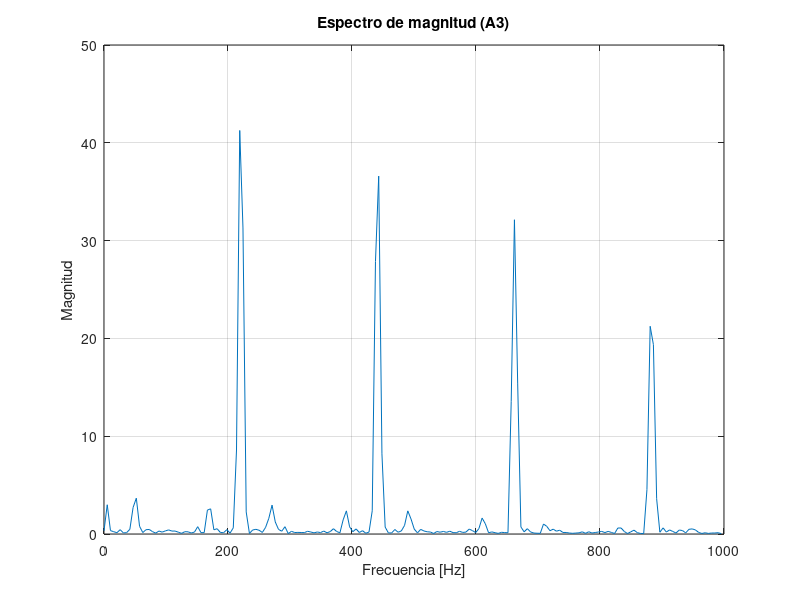

Recreate this plot in MATLAB.
fftMagnitudes = [
  0.33094764, 2.98988867, 0.34931990, 0.23407784, 0.13283910, 0.44233775, 0.11232153, 0.14001826
  0.48094279, 2.71105242, 3.66430259, 0.78876573, 0.14856015, 0.43961313, 0.46631336, 0.24427338
  0.08712423, 0.30552387, 0.19101368, 0.31953016, 0.41925925, 0.29939362, 0.30262768, 0.18518211
  0.06716841, 0.23450735, 0.22259848, 0.10379010, 0.19879757, 0.74986816, 0.14192980, 0.14051132
  2.44881344, 2.57312727, 0.43115824, 0.53969038, 0.15773849, 0.13268377, 0.44464275, 0.08875164
  0.62577271, 8.58966923, 41.26121140, 31.29233550, 2.25670218, 0.05640959, 0.40935192, 0.47936416
  0.38267079, 0.15873709, 0.67997366, 1.60411096, 2.95457888, 1.23115301, 0.47111228, 0.28531781
  0.74845976, 0.04007250, 0.27331880, 0.15090629, 0.16492568, 0.15330467, 0.14293782, 0.27785370
  0.20175904, 0.11847563, 0.20661755, 0.14424096, 0.30172268, 0.12299579, 0.24620840, 0.54026139
  0.25423202, 0.12286016, 1.44796276, 2.36586761, 0.73143894, 0.23392306, 0.52003944, 0.15473098
  0.33844349, 0.07867361, 0.19898932, 2.37564349, 27.86034200, 36.59419250, 8.19760132, 0.70678335
  0.10951508, 0.10843893, 0.46179455, 0.17987534, 0.31159225, 0.87943524, 2.36541486, 1.53558147
  0.50019187, 0.11488634, 0.47494039, 0.30902478, 0.22828476, 0.20095134, 0.05278657, 0.25312933
  0.18264408, 0.26202720, 0.17005196, 0.28703848, 0.14195231, 0.12860505, 0.27630237, 0.16194412
  0.19540286, 0.50404870, 0.34766537, 0.14925589, 0.54667449, 1.63001609, 1.04078043, 0.12538752
  0.21166074, 0.13477354, 0.06255254, 0.17296466, 0.14563224, 0.12518433, 13.53219800, 32.13150410
  15.43170830, 0.72214884, 0.22438446, 0.54207057, 0.20884594, 0.09759685, 0.07850415, 0.07142939
  1.02243006, 0.78404242, 0.33519322, 0.49491697, 0.28794435, 0.39078367, 0.15843685, 0.15594468
  0.09928562, 0.07154851, 0.09748673, 0.12053966, 0.22109468, 0.06931027, 0.22821692, 0.09908372
  0.15371700, 0.20207113, 0.26712376, 0.14287426, 0.26756409, 0.15915541, 0.05580284, 0.61206102
  0.61376774, 0.25439444, 0.04773422, 0.22143453, 0.39236236, 0.14368184, 0.05656645, 0.05033061
  4.53831291, 21.23903660, 19.36624720, 3.60742903, 0.18048155, 0.62687647, 0.19805388, 0.41566694
  0.26128826, 0.10062590, 0.40756130, 0.35077217, 0.11642055, 0.48001611, 0.52207696, 0.41887942
  0.16038033, 0.05413847, 0.12748735, 0.06115761, 0.10043763, 0.10260899, 0.13408199, 0.03843070
  0.01820322, 0.17930515, 0.13430873, 0.12067542, 0.10497503, 0.10752357, 0.20359136, 0.11892785
  0.20537205, 0.25414822, 0.15620288, 0.33363259, 0.08426786, 0.10744709, 0.29748443, 0.18452221
  0.19612357, 0.17003945, 0.76833057, 10.26399230, 17.25200080, 6.85323000, 1.01353812, 0.53228199
  0.42119330, 0.30920252, 0.47779635, 0.24756876, 0.24864474, 0.23110551, 0.15931028, 0.38721016
  0.32845786, 0.20337978, 0.31134608, 0.18504624, 0.09584025, 0.06672542, 0.13069180, 0.14022440
  0.11598007, 0.01787583, 0.16146985, 0.15494508, 0.19339307, 0.12465107, 0.10968369, 0.07863355
  0.04813435, 0.11972871, 0.20214109, 0.09890427, 0.28381577, 0.26852262, 0.36317632, 0.24567390
  0.08538034, 0.17548595, 0.11516199, 0.01841178, 0.23296823, 3.06840444, 11.00848100, 8.74634171
  2.74734998, 0.59820068, 0.50627243, 0.23865443, 0.43121183, 0.07894573, 0.33299184, 0.72263157
  0.39660251, 0.38804430, 0.22724462, 0.14319223, 0.17333078, 0.07445432, 0.07033908, 0.15715884
  0.07277008, 0.06955340, 0.08296103, 0.15420263, 0.06256609, 0.21005654, 0.25673324, 0.16647402
  0.16815606, 0.16234045, 0.16599578, 0.11739352, 0.20254719, 0.16362481, 0.31104454, 0.25801501
  0.33282015, 0.37929279, 0.19065256, 0.18982045, 0.03864144, 0.19337095, 0.08936002, 0.20127489
  4.85845566, 7.40612745, 3.79211903, 1.22276306, 0.72994655, 0.14068501, 0.25309268, 0.07493500
  0.09973322, 0.33089280, 0.25411242, 0.35641906, 0.44228452, 0.30316740, 0.17433766, 0.17670834
  0.10925835, 0.13217382, 0.13539116, 0.21446417, 0.22699955, 0.23241955, 0.10358529, 0.02257160
  0.27459520, 0.21347606, 0.08256512, 0.05083236, 0.09561843, 0.21245924, 0.17460617, 0.13810223
  0.30104709, 0.40160230, 0.14983904, 0.23686445, 0.13265334, 0.18382070, 0.12998989, 0.20362462
  0.13306341, 0.26876754, 1.24589503, 4.18970871, 3.93615222, 2.00757098, 1.04656863, 0.69559604
  0.09268612, 0.10866546, 0.08748452, 0.18590155, 0.09828201, 0.18698752, 0.50831884, 0.40240857
  0.25232539, 0.40611365, 0.23177198, 0.05810111, 0.02984086, 0.09099722, 0.09042624, 0.09797727
  0.12983546, 0.16141012, 0.14577733, 0.05366742, 0.06728254, 0.04410781, 0.17532879, 0.10123467
  0.12713441, 0.07433394, 0.06298060, 0.30899668, 0.33577517, 0.30162597, 0.24796575, 0.10057506
  0.23677915, 0.20446275, 0.08721970, 0.16021353, 0.55952376, 1.60613990, 2.71056914, 2.54438305
  0.84823316, 1.36965358, 0.15469433, 0.73093599, 0.09542064, 0.06585678, 0.11107447, 0.02134242
  0.05394107, 0.16845889, 0.04336029, 0.13600022, 0.20055522, 0.07751332, 0.12166180, 0.13968314
  0.03967668, 0.03779401, 0.08491119, 0.13186106, 0.06948109, 0.11073422, 0.01986488, 0.03363138
  0.02985668, 0.08567718, 0.04075546, 0.02766597, 0.11105296, 0.18254070, 0.37162420, 0.22784491
  0.06659985, 0.21154973, 0.20059067, 0.05108578, 0.15917313, 0.12741595, 0.30190274, 1.43749952
  1.83669603, 2.04715586, 0.52140820, 1.68405795, 0.17313954, 1.19824994, 0.25215897, 0.18118393
  0.05746729, 0.19476506, 0.24285573, 0.17197803, 0.23287384, 0.15338898, 0.39226592, 0.16201258
  0.08710505, 0.06467582, 0.16315663, 0.18454838, 0.05945216, 0.20888610, 0.13272281, 0.13958153
  0.10980439, 0.03090442, 0.08703871, 0.11013524, 0.10639202, 0.09250153, 0.11654893, 0.10603423
  0.14503150, 0.15354811, 0.08571757, 0.08392191, 0.13818976, 0.24931492, 0.12170718, 0.08291150
  0.14241126, 0.81262291, 1.40570426, 1.35882592, 0.28017104, 1.58464336, 0.77478582, 1.26346159
  0.70206636, 0.16410854, 0.20413423, 0.21329881, 0.38087028, 0.20980334, 0.04581520, 0.11726249
  0.26124108, 0.14559706, 0.06931553, 0.11056272, 0.15211543, 0.09212685, 0.02163152, 0.06209544
  0.11969684, 0.12611559, 0.07068792, 0.00956746, 0.10876702, 0.15569480, 0.08739755, 0.13522680
  0.25190958, 0.14237192, 0.04506567, 0.23634770, 0.25277367, 0.19406086, 0.14713131, 0.05029802
  0.14003491, 0.09479755, 0.04506457, 0.33082217, 0.99947894, 0.93749708, 0.11559864, 1.03595030
  0.90498048, 1.23304749, 1.23929870, 0.29263383, 0.54419732, 0.23283373, 0.43871817, 0.42129090
  0.16353579, 0.08889680, 0.04434285, 0.27588847, 0.14364552, 0.05710722, 0.05126624, 0.08147506
  0.09697535, 0.07093440, 0.17542075, 0.07036971, 0.11151127, 0.09909783, 0.06638746, 0.10140681
  0.10532846, 0.06345592, 0.04939499, 0.10298081, 0.06752260, 0.05710787, 0.06577192, 0.16899502
  0.15462971, 0.13647990, 0.12883371, 0.08437377, 0.19585541, 0.12242530, 0.46616137, 0.84703147
  0.17577840, 0.35922173, 0.53978902, 0.60001332, 1.33668482, 0.13767822, 0.56913727, 0.28859523
  0.50908655, 0.51289922, 0.90045416, 0.62261170, 0.38501039, 0.39397803, 0.22404711, 0.10910831
  0.08208887, 0.13622184, 0.07943118, 0.15722784, 0.03503495, 0.10702485, 0.14060275, 0.09540674
  0.18379618, 0.10619573, 0.03100628, 0.08338562, 0.08879852, 0.03487305, 0.15725276, 0.14739056
  0.14618368, 0.04419989, 0.19066612, 0.12876540, 0.07770494, 0.11732755, 0.12834535, 0.18482055
  0.34186605, 0.39704949, 0.38204876, 0.06889915, 0.32618710, 0.36248910, 1.17465532, 0.35650355
  0.38903847, 0.59371680, 0.40114880, 0.80300206, 1.42887855, 1.44006896, 0.64674383, 0.88017082
  0.74950010, 0.37895101, 0.08556375, 0.24233724, 0.20618889, 0.13848047, 0.14291304, 0.02400488
  0.11180265, 0.06874720, 0.18124931, 0.18425459, 0.05054404, 0.04335624, 0.08683708, 0.01924085
  0.03355296, 0.02880430, 0.04085783, 0.18444276, 0.26907816, 0.17282812, 0.09351635, 0.04285330
  0.16337627, 0.07902507, 0.12802543, 0.16313151, 0.39845529, 0.43241402, 0.21543880, 0.41426793
  0.94460231, 0.49894935, 0.27338117, 0.63194281, 0.44505501, 0.87334979, 1.26442802, 1.98455751
  0.92680573, 1.45243406, 1.08588767, 0.32989639, 0.15695874, 0.16987751, 0.08475373, 0.07010933
  0.04758050, 0.13190860, 0.00307393, 0.07684140, 0.06097879, 0.12887652, 0.06418670, 0.12611647
  0.26443684, 0.10129802, 0.17644410, 0.12352566, 0.12052235, 0.06717972, 0.09449989, 0.06015509
  0.01167832, 0.09196050, 0.04205852, 0.05956644, 0.15569317, 0.22701365, 0.20416084, 0.36859700
  0.29157001, 0.24865250, 0.58210367, 0.42910492, 0.08494502, 0.23608688, 0.24952304, 0.73370039
  1.16924620, 2.54103065, 1.51344836, 1.46054673, 1.58906984, 0.57657850, 0.14209217, 0.15359946
  0.06894937, 0.18414201, 0.04955686, 0.15834190, 0.08274534, 0.21422690, 0.13334081, 0.03066407
  0.09703891, 0.19866794, 0.22622703, 0.10869157, 0.06668771, 0.12750614, 0.04236207, 0.11689150
  0.06513833, 0.07110908, 0.02340369, 0.19373292, 0.25501818, 0.19179794, 0.15534693, 0.14562184
  0.17326166, 0.22079504, 0.28068578, 0.26135796, 0.31376857, 0.18806218, 0.01452310, 0.22656316
  0.10243256, 0.64787108, 0.76433140, 1.76969087, 1.52638435, 1.45762622, 1.87759364, 0.73180974
  0.23503359, 0.07584765, 0.14410025, 0.19351046, 0.20013948, 0.23633395, 0.31111002, 0.09506869
  0.26026535, 0.20079702, 0.06407385, 0.07244966, 0.05027755, 0.06541534, 0.03212726, 0.09008127
  0.05876489, 0.05043686, 0.11310314, 0.16039181, 0.15128076, 0.22427701, 0.15305689, 0.08752040
  0.10881326, 0.09261097, 0.20507225, 0.24313417, 0.36506066, 0.24354635, 0.11529863, 0.16643047
  0.16771924, 0.13812174, 0.12927481, 0.36499089, 0.56602389, 1.25134206, 1.51516378, 0.72380590
  1.26547217, 0.85250235, 0.32812986, 0.06935642, 0.08977578, 0.19593388, 0.17966360, 0.09567399
  0.03508357, 0.06401458, 0.18375686, 0.17635104, 0.17152756, 0.29076242, 0.24964549, 0.18027413
  0.10384165, 0.13785890, 0.08963221, 0.08303286, 0.03759856, 0.06163679, 0.13002168, 0.15319881
  0.04717435, 0.13518155, 0.06045191, 0.17224097, 0.12949345, 0.18143955, 0.27029240, 0.23814127
  0.13747339, 0.22370513, 0.15233469, 0.18061811, 0.21395156, 0.11284900, 0.13008030, 0.56337661
  0.88325798, 0.40648288, 0.96688682, 0.91060454, 0.32478720, 0.09702343, 0.05088388, 0.10213541
  0.36598513, 0.25990883, 0.16214074, 0.09214516, 0.16128580, 0.36972451, 0.22842888, 0.63317651
  0.50588208, 0.12708926, 0.20917077, 0.09698511, 0.15849735, 0.03020410, 0.06963335, 0.03991216
  0.09882550, 0.13454120, 0.11002320, 0.03649289, 0.08489791, 0.07219511, 0.07686939, 0.07109418
  0.23497935, 0.16023207, 0.20133068, 0.16810852, 0.12401472, 0.10378165, 0.16256811, 0.08102291
  0.11702733, 0.28233147, 0.40206912, 0.35629132, 0.45028365, 0.65757704, 0.28798082, 0.13795225
  0.13713320, 0.04366010, 0.38354346, 0.33138999, 0.13795254, 0.07193469, 0.05236262, 0.39067468
  0.29538387, 0.51845187, 0.63812459, 0.11461080, 0.21553418, 0.06157357, 0.15522294, 0.05027122
  0.09287807, 0.06496316, 0.14416570, 0.17728281, 0.03243979, 0.07954845, 0.09710265, 0.55154002
  0.48794222, 0.28475410, 0.34355622, 0.26722294, 0.21341389, 0.20001499, 0.12237278, 0.06538343
  0.29141152, 0.13886701, 0.14323276, 0.00913476, 0.21477753, 0.21594249, 0.11809526, 0.22369458
  0.31068441, 0.05570658, 0.24727257, 0.15614596, 0.25566021, 0.52086628, 0.27606303, 0.07355836
  0.04906294, 0.25052443, 0.26610804, 0.54612482, 0.81818217, 0.44913387, 0.22761087, 0.08231859
  0.18548682, 0.20992617, 0.06465974, 0.06364746, 0.13252737, 0.22268131, 0.18757331, 0.05822178
  0.09897440, 0.20691106, 0.22465181, 0.13412341, 0.06971104, 0.14737502, 0.06728718, 0.16636296
  0.06452081, 0.12396061, 0.18523017, 0.04388925, 0.20699653, 0.17248035, 0.22323964, 0.23949303
  0.09890615, 0.05620853, 0.18866749, 0.06663866, 0.07210530, 0.14254890, 0.10868955, 0.08398315
  0.08956238, 0.04310277, 0.08703754, 0.17998080, 0.22430386, 0.24914017, 0.65644085, 0.57664382
  0.23121667, 0.07166895, 0.10937799, 0.10722895, 0.07205872, 0.07815944, 0.12735856, 0.20964014
  0.01232788, 0.15058090, 0.11415616, 0.05755759, 0.18347026, 0.13053387, 0.19639309, 0.34259740
  0.26687801, 0.20425019, 0.09075385, 0.04984919, 0.07403517, 0.15913680, 0.13133091, 0.10984183
  0.06590877, 0.29310310, 0.27902490, 0.13686353, 0.24459165, 0.22609152, 0.02307998, 0.08426259
  0.04789715, 0.17910686, 0.22147581, 0.12093989, 0.07294907, 0.19247749, 0.17044099, 0.19577912
  0.49577597, 0.50087315, 0.19527637, 0.15704888, 0.12643650, 0.14459541, 0.22983676, 0.22379875
  0.12117668, 0.22886151, 0.30030161, 0.08860555, 0.05666466, 0.20443471, 0.16336642, 0.13590263
  0.05919704, 0.05008389, 0.13605541, 0.12516338, 0.07105012, 0.09925228, 0.21519038, 0.13806295
  0.09307589, 0.15240075, 0.21393795, 0.37710267, 0.43871272, 0.10527475, 0.05527169, 0.11781453
  0.10491309, 0.06503805, 0.08410344, 0.03024159, 0.05522256, 0.03533963, 0.10060621, 0.07531646
  0.08509346, 0.05482878, 0.30912602, 0.40451133, 0.19764046, 0.07391693, 0.08149464, 0.06944153
  0.16261132, 0.14570569, 0.08703093, 0.21382920, 0.30118805, 0.17430955, 0.08588856, 0.06319284
  0.22759903, 0.27360350, 0.06172557, 0.09137240, 0.03168835, 0.10227266, 0.26124609, 0.17008422
  0.04607565, 0.09381540, 0.14219883, 0.09703816, 0.08300801, 0.28531829, 0.38282055, 0.20476238
  0.08958862, 0.21889044, 0.13191761, 0.23430145, 0.16644256, 0.03945835, 0.03707077, 0.08184610
  0.14630498, 0.08341318, 0.11941966, 0.07191855, 0.03760547, 0.15221482, 0.11463608, 0.06085496
  0.04478863, 0.12434347, 0.13601394, 0.10162277, 0.12846328, 0.13875222, 0.12316559, 0.01779658
  0.09661602, 0.03070401, 0.15627204, 0.22487550, 0.08998512, 0.09328312, 0.07901312, 0.13786316
  0.16405073, 0.11102229, 0.13131921, 0.16161637, 0.05001133, 0.06577618, 0.10402158, 0.11991785
  0.28583327, 0.09796443, 0.14505138, 0.16835804, 0.13056488, 0.14478904, 0.16628222, 0.09262302
  0.06957427, 0.08532792, 0.10773508, 0.14529617, 0.20264809, 0.06968398, 0.21640225, 0.17169285
  0.11881485, 0.15116744, 0.12516087, 0.13628382, 0.04434468, 0.04210370, 0.09138855, 0.04806606
  0.11228783, 0.07852650, 0.09857486, 0.08385136, 0.02513023, 0.13584864, 0.11512250, 0.02295089
  0.15253538, 0.05253441, 0.06151613, 0.07238049, 0.10900187, 0.12652199, 0.17207585, 0.10614283
  0.11404756, 0.19552359, 0.20711361, 0.03642366, 0.13953073, 0.09291873, 0.07690924, 0.17630090
  0.18316041, 0.08165666, 0.12124477, 0.17198087, 0.39480555, 0.44316336, 0.21674624, 0.11360137
  0.16896145, 0.04349798, 0.11130635, 0.13733266, 0.07763198, 0.15278061, 0.04524089, 0.14381865
  0.06038580, 0.07188778, 0.07690959, 0.12776045, 0.03638968, 0.04523890, 0.01433471, 0.11762850
  0.12980486, 0.16754557, 0.16078234, 0.18033952, 0.15780474, 0.07847802, 0.17539370, 0.06656682
  0.07400504, 0.05044900, 0.01567514, 0.05366329, 0.16716003, 0.19051686, 0.20040403, 0.11731625
  0.19877474, 0.25881153, 0.15628566, 0.05271309, 0.22870477, 0.06740565, 0.35523504, 0.44199750
  0.30503115, 0.08653005, 0.05784139, 0.13263977, 0.20592122, 0.16401812, 0.15457243, 0.04148585
  0.10744779, 0.14633639, 0.13130835, 0.04509748, 0.08318672, 0.05627672, 0.12582630, 0.13112259
  0.13380410, 0.07220884, 0.14226881, 0.11290644, 0.12948117, 0.15561123, 0.05833805, 0.03878107
  0.11269046, 0.06390960, 0.15315694, 0.07442754, 0.03406030, 0.02561058, 0.21554555, 0.31729373
  0.21604540, 0.17396204, 0.38692543, 0.33322480, 0.20532651, 0.09077609, 0.20945032, 0.12120676
  0.30273530, 0.50686675, 0.26088613, 0.17666112, 0.14638057, 0.13067573, 0.15872829, 0.11997902
  0.06198652, 0.02942269, 0.19192551, 0.15778531, 0.10088491, 0.09603748, 0.10841978, 0.20098601
  0.15881278, 0.03255259, 0.19353020, 0.07945030, 0.02272459, 0.09346111, 0.20301516, 0.15384349
  0.12398753, 0.10821903, 0.14240940, 0.05659778, 0.11153710, 0.03203709, 0.05843330, 0.06462789
  0.16267560, 0.17198822, 0.04533888, 0.10692200, 0.28863168, 0.30754152, 0.11529349, 0.08917464
  0.11021692, 0.04298900, 0.28396940, 0.52647948, 0.41952273, 0.22097127, 0.08216763, 0.16132303
  0.09826750, 0.18070358, 0.32158664, 0.20007269, 0.12329169, 0.07498206, 0.17407361, 0.15974049
  0.10514399, 0.07331851, 0.09379994, 0.16317275, 0.13193186, 0.02394683, 0.05796843, 0.14626057
  0.07299607, 0.04341920, 0.13400044, 0.11243847, 0.09723183, 0.12267557, 0.19055629, 0.20534338
  0.20091683, 0.17595188, 0.11491432, 0.13614069, 0.07661401, 0.13952647, 0.12973991, 0.65339267
  0.51079857, 0.08555881, 0.25040668, 0.29157341, 0.27033579, 0.40701342, 0.63828528, 0.75715607
  1.00452554, 3.37061191, 1.91671085, 0.65748310, 0.60591757, 0.18349212, 0.10033248, 0.10274258
  0.08936346, 0.23623984, 0.35097337, 0.22483307, 0.27843493, 0.27058926, 0.11859150, 0.17323999
  0.16161677, 0.03842212, 0.00686240, 0.15272774, 0.34536207, 0.22205391, 0.12050215, 0.07728516
  0.07829691, 0.08533996, 0.14155053, 0.05908188, 0.12198821, 0.08671021, 0.26754689, 0.16611282
  0.15498072, 0.25340310, 0.17801040, 0.08119527, 0.09172007, 0.00677608, 0.08806518, 0.16877386
  0.01031354, 0.23556924, 0.15605001, 0.18017685, 0.08371005, 0.01334465, 0.14309306, 0.21860622
  0.08820236, 0.11780866, 0.10501124, 0.13846837, 0.09261923, 0.11915170, 0.32760596, 0.27350107
  0.06673117, 0.04752217, 0.11172382, 0.13525952, 0.14867075, 0.05801687, 0.10454712, 0.09176396
  0.09242012, 0.12952612, 0.12339082, 0.02525615, 0.07437556, 0.07825713, 0.06275160, 0.13287191
  0.07776926, 0.07989472, 0.06413577, 0.07371578, 0.05001554, 0.05835576, 0.07527243, 0.13744895
  0.07059427, 0.04250100, 0.15764813, 0.13745685, 0.09328847, 0.10155377, 0.12321641, 0.08177493
  0.23669981, 0.22447209, 0.10974176, 0.06764197, 0.10783560, 0.13931858, 0.06926545, 0.11936300
  0.15068519, 0.08373439, 0.08615825, 0.06297515, 0.08597833, 0.15385817, 0.09626716, 0.02712558
  0.06525547, 0.17107040, 0.15637991, 0.11468055, 0.14425130, 0.08287681, 0.11983832, 0.02767487
  0.06544078, 0.14821851, 0.06887002, 0.05894917, 0.03705085, 0.06111017, 0.11795596, 0.17459923
  0.14452086, 0.22270021, 0.22372663, 0.04023893, 0.05261968, 0.06327662, 0.02228435, 0.13945560
  0.20278482, 0.08329918, 0.06178825, 0.17406529, 0.12416439, 0.11106417, 0.06522734, 0.03111866
  0.07834049, 0.11929503, 0.09424797, 0.14404346, 0.12989122, 0.12711081, 0.11585130, 0.11390389
  0.07698876, 0.14320743, 0.07499190, 0.03407097, 0.02710555, 0.08460813, 0.11174791, 0.12530433
  0.12401720, 0.13338785, 0.03075212, 0.04527849, 0.06822661, 0.04905592, 0.09945507, 0.14699164
  0.16054010, 0.14593796, 0.06750164, 0.23130289, 0.18723340, 0.04967278, 0.14808039, 0.18254724
  0.13601223, 0.04790055, 0.11807641, 0.04856443, 0.08975094, 0.02745343, 0.09759840, 0.10071013
  0.09711099, 0.13617724, 0.08766937, 0.07126649, 0.08860131, 0.05064322, 0.04192016, 0.07459024
  0.05525784, 0.07531349, 0.08879019, 0.10660822, 0.17345123, 0.11282345, 0.07290175, 0.06510665
  0.13768122, 0.12110455, 0.08192442, 0.12238237, 0.03372841, 0.08655947, 0.05112611, 0.02478501
  0.06051949, 0.05504897, 0.08386377, 0.08694449, 0.13337892, 0.15187748, 0.08979284, 0.03262692
  0.00123830, 0.07661767, 0.04775931, 0.06016173, 0.05532113, 0.04137018, 0.07014570, 0.19290340
  0.05730009, 0.03800748, 0.03057171, 0.03969471, 0.03789991, 0.03320098, 0.04901028, 0.03609879
  0.10601526, 0.13947730, 0.13504466, 0.19664761, 0.07259410, 0.18785651, 0.12544598, 0.08802631
  0.06107806, 0.09690837, 0.14366974, 0.08198839, 0.07011883, 0.10134348, 0.05292319, 0.12053638
  0.03418684, 0.04014330, 0.02651072, 0.02541082, 0.07474808, 0.10609806, 0.07210345, 0.08232975
  0.04350314, 0.10386869, 0.18100900, 0.17501083, 0.13362102, 0.12923972, 0.12962408, 0.14503239
  0.16525279, 0.10740668, 0.05979593, 0.05402741, 0.16816515, 0.04690565, 0.05719486, 0.05643689
  0.07081887, 0.08219885, 0.17221889, 0.14719994, 0.10876851, 0.07636235, 0.01602935, 0.08568782
  0.02814690, 0.07031369, 0.11410029, 0.24742205, 0.17356075, 0.06755095, 0.08312412, 0.06024472
  0.06383463, 0.09303688, 0.11019062, 0.16641250, 0.13018900, 0.09883500, 0.18897720, 0.12825191
  0.22920047, 0.17921996, 0.14437173, 0.14308783, 0.06537190, 0.02766930, 0.06931480, 0.02716782
  0.02822326, 0.16394077, 0.20782653, 0.19147970, 0.19873445, 0.08676299, 0.10984363, 0.05216201
  0.05550119, 0.04172519, 0.10457585, 0.11009776, 0.02090620, 0.15388411, 0.24045603, 0.19385351
  0.21508119, 0.17186886, 0.03326542, 0.20487472, 0.11303113, 0.02025067, 0.11133216, 0.06252020
  0.02492738, 0.07653172, 0.13195068, 0.11002558, 0.04468742, 0.11527028, 0.12205540, 0.03645136
  0.07360210, 0.09416595, 0.08100454, 0.15473121, 0.19792679, 0.03253609, 0.08994941, 0.14790425
  0.16738914, 0.07651131, 0.09683186, 0.02938204, 0.08860326, 0.01731802, 0.12922183, 0.08160132
  0.05790317, 0.10589944, 0.12895746, 0.10928308, 0.02336038, 0.05078387, 0.01240407, 0.05630933
  0.03029900, 0.09680014, 0.13455182, 0.04609998, 0.08552409, 0.11583406, 0.07618366, 0.10273443
  0.19212934, 0.15484247, 0.06398076, 0.06989463, 0.04447145, 0.07894339, 0.13701229, 0.10012554
  0.01382190, 0.07390372, 0.04780458, 0.03210615, 0.11491360, 0.14692536, 0.02844347, 0.07093079
  0.13353860, 0.04547666, 0.14385399, 0.15946186, 0.17243507, 0.01612928, 0.10822248, 0.03878069
  0.12892547, 0.08908961, 0.07671713, 0.02355343, 0.02770838, 0.11296882, 0.14232886, 0.23305824
  0.18695132, 0.17530261, 0.16009434, 0.04237533, 0.06584699, 0.12101234, 0.03782321, 0.03143740
  0.16385987, 0.21058245, 0.15639034, 0.19948137, 0.12161377, 0.09305307, 0.17129874, 0.06562291
  0.14407817, 0.11662597, 0.07225646, 0.05746991, 0.11455578, 0.05255610, 0.13219222, 0.13326785
  0.15488230, 0.21693142, 0.23280564, 0.09908766, 0.05178590, 0.09732565, 0.11461272, 0.01880978
  0.02397430, 0.05588920, 0.08364020, 0.04924027, 0.04942907, 0.07401658, 0.06920747, 0.05610093
  0.14646407, 0.23974089, 0.09065181, 0.07444193, 0.06204763, 0.03946927, 0.14245689, 0.11700908
  0.03492756, 0.14852934, 0.15201983, 0.12269969, 0.12141620, 0.04874629, 0.13655649, 0.09493587
  0.07391024, 0.09124529, 0.35523921, 0.52823394, 0.25070500, 0.14343980, 0.07052951, 0.13469394
  0.09686656, 0.09392563, 0.01845407, 0.10641692, 0.21062826, 0.12015598, 0.09102221, 0.02200967
  0.12000020, 0.12745148, 0.04601395, 0.07063074, 0.09991322, 0.10008793, 0.16292742, 0.20538995
  0.10397805, 0.09785020, 0.06989231, 0.09796444, 0.02041489, 0.12276327, 0.14669751, 0.15160769
  0.11546841, 0.06600309, 0.14265399, 0.14647703, 0.07202597, 0.04934094, 0.07960508, 0.19597931
  0.24419273, 0.11679394, 0.04522322, 0.04026548, 0.08836701, 0.08332002, 0.12297174, 0.13936298
  0.05223269, 0.07794013, 0.15234648, 0.12788528, 0.06629452, 0.04758908, 0.01660354, 0.05742565
  0.09503600, 0.11295273, 0.10156106, 0.06500193, 0.07582135, 0.05612708, 0.08975118, 0.04543011
  0.08392818, 0.02395928, 0.07596679, 0.02051490, 0.02996734, 0.06625531, 0.06525690, 0.05208598
  0.23797373, 0.25541943, 0.11843994, 0.08487383, 0.01712745, 0.04800889, 0.07797967, 0.10982337
  0.12714530, 0.17017189, 0.16250168, 0.13906594, 0.20616293, 0.10798414, 0.05391102, 0.07624379
  0.20445658, 0.33451000, 0.29840025, 0.05063791, 0.11874359, 0.16408141, 0.09867050, 0.14875267
  0.01460430, 0.07115017, 0.02083987, 0.09389248, 0.16013451, 0.16256368, 0.03556126, 0.08673666
  0.05538640, 0.23545951, 0.26849040, 0.08506609, 0.06511626, 0.02615120, 0.19359930, 0.19815595
  0.16178961, 0.18847382, 0.04941129, 0.03069780, 0.08175590, 0.12622435, 0.07580365, 0.07117046
  0.08979014, 0.04896566, 0.10943704, 0.08433890, 0.07879692, 0.09837377, 0.05567344, 0.05964500
  0.09991850, 0.04187275, 0.14800094, 0.23856092, 0.07725709, 0.07970873, 0.11588306, 0.09310784
  0.07032031, 0.08794358, 0.03826193, 0.08090130, 0.08796901, 0.06899285, 0.06907374, 0.04257436
  0.15551321, 0.19404472, 0.15124118, 0.22806093, 0.12452014, 0.01016318, 0.10652959, 0.14903639
  0.15657206, 0.13809460, 0.05165686, 0.19972825, 0.12587059, 0.06743645, 0.15060827, 0.13844287
  0.13137869, 0.04862062, 0.09003906, 0.02772807, 0.08952585, 0.14029485, 0.15757424, 0.07081567
  0.03686850, 0.13866346, 0.13647598, 0.11526627, 0.20939192, 0.20189606, 0.20880134, 0.14196774
  0.08841587, 0.10287158, 0.12437270, 0.10634803, 0.09050437, 0.17067386, 0.18125458, 0.13057751
  0.11924296, 0.09800582, 0.04994353, 0.06578749, 0.06107905, 0.12926385, 0.23817684, 0.15900841
  0.19075148, 0.09466196, 0.06697825, 0.12450518, 0.19424818, 0.11231980, 0.09937532, 0.02432439
  0.06231185, 0.05761549, 0.03864060, 0.03038709, 0.12813844, 0.14220467, 0.14669895, 0.03147602
  0.09737092, 0.11787950, 0.16250592, 0.16784662, 0.10649261, 0.05339108, 0.06012072, 0.09598064
  0.13806367, 0.18808854, 0.13983622, 0.12081245, 0.12921022, 0.04400739, 0.13719982, 0.12576072
  0.08528971, 0.07599855, 0.01054569, 0.00957892, 0.14600736, 0.04003385, 0.14364569, 0.02311384
  0.15184254, 0.19815518, 0.14549179, 0.13332644, 0.14201221, 0.12148053, 0.07709507, 0.09322929
  0.01550541, 0.07469352, 0.09660544, 0.04037002, 0.07477964, 0.06998874, 0.13240415, 0.07156014
  0.03919238, 0.01818508, 0.02078156, 0.01930302, 0.04055049, 0.07949126, 0.15116011, 0.15159677
  0.14108716, 0.14087760, 0.08496854, 0.07056642, 0.07839753, 0.11010613, 0.04749567, 0.05338111
]';

fftMagnitudes = fftMagnitudes(:);

N = length(fftMagnitudes);
fs = 21340;
f = linspace(0, fs/2, N)';

idx = f <= 1000;

plot(f(idx), fftMagnitudes(idx));
xlabel('Frecuencia [Hz]');
ylabel('Magnitud');
title('Espectro de magnitud (A3)');
grid on;
